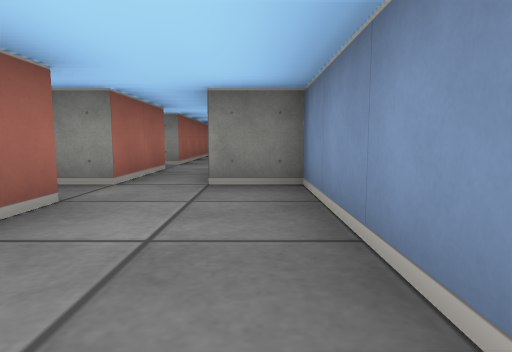
View 1 (above)

21 first-person views from a walk through a cub3D level. The camera is about half as high as the walls, tilts 6° down and sees 75° across. The floor is counted in squares. Each view is taken from the middle of a square. On the plan, view 1 faces up. The plan holds only what a view shows up to about 9 squares ahead; the rest is blank.

View 2
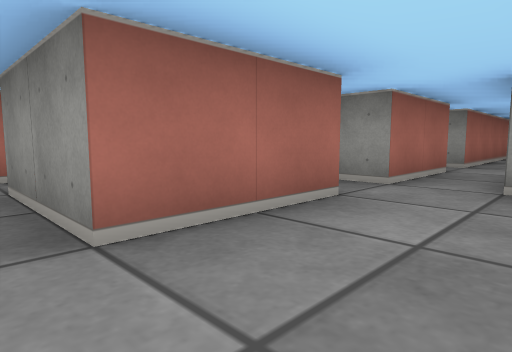

View 3
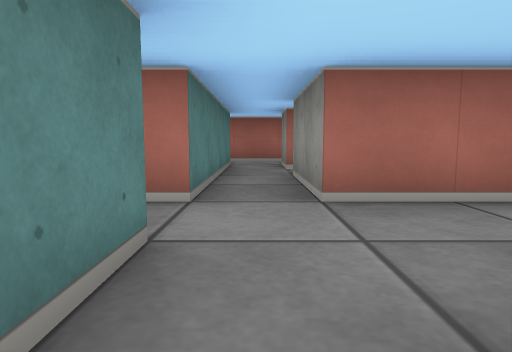

View 4
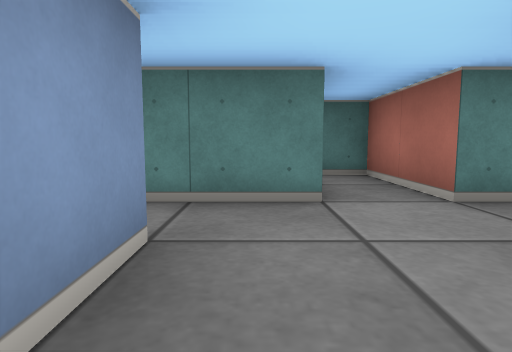

View 5
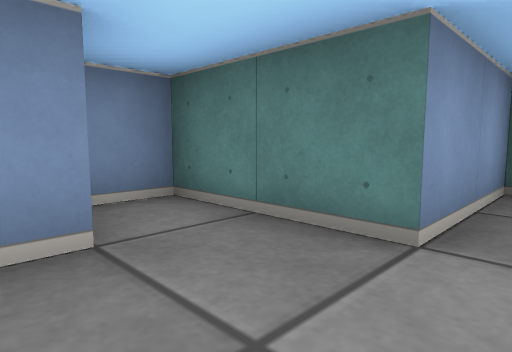

View 6
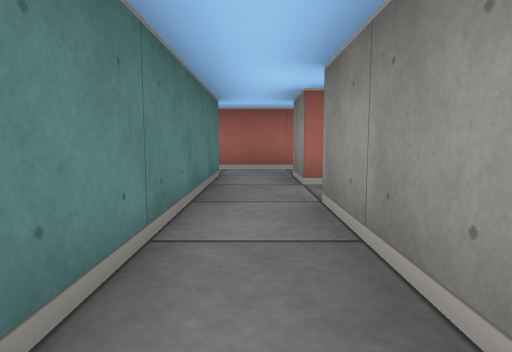

View 7
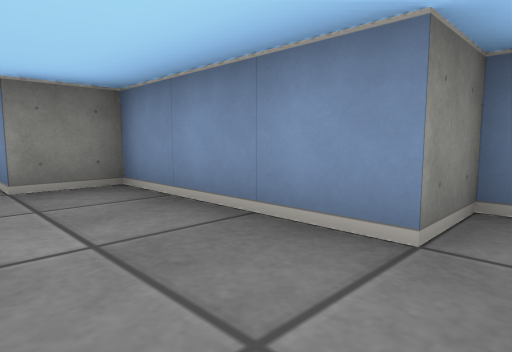

View 8
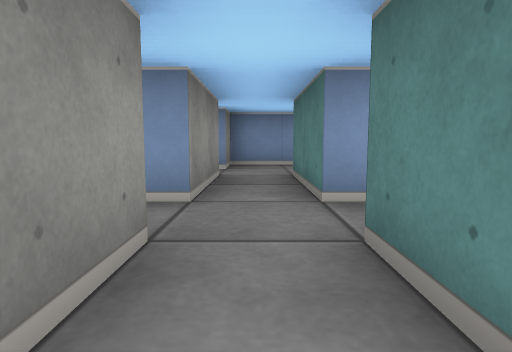

View 9
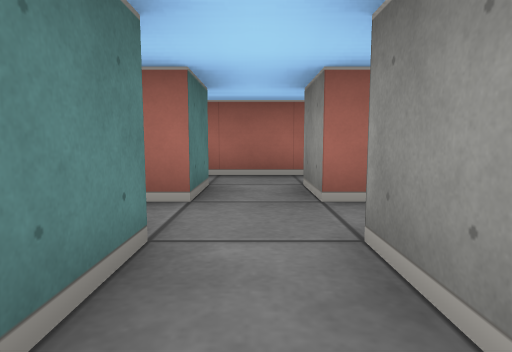

View 10
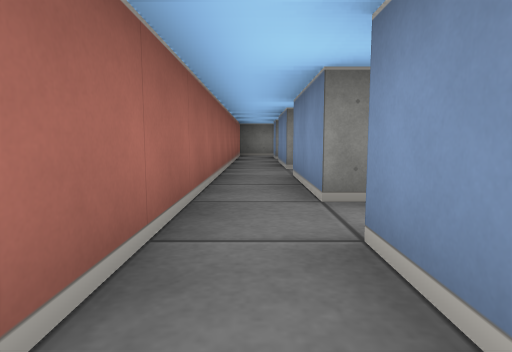

View 11
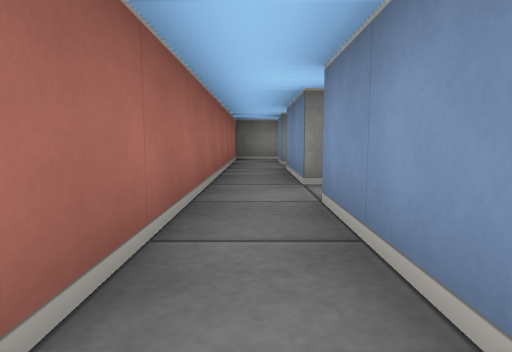

View 12
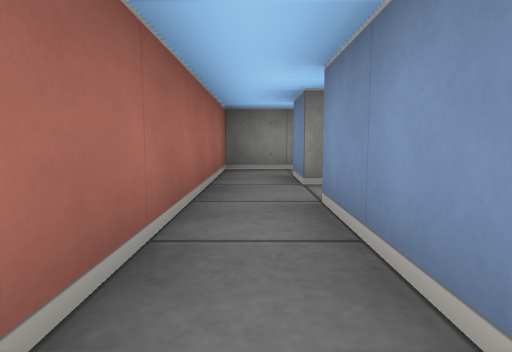

View 13
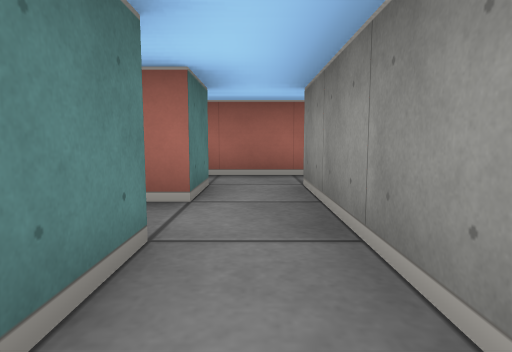

View 14
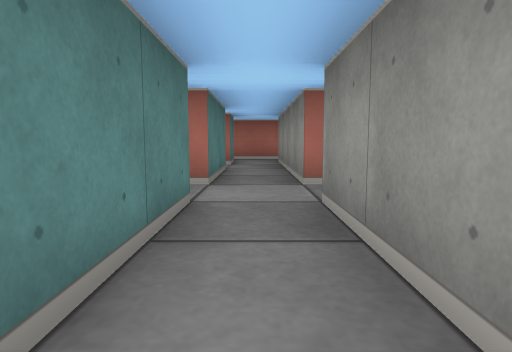

View 15
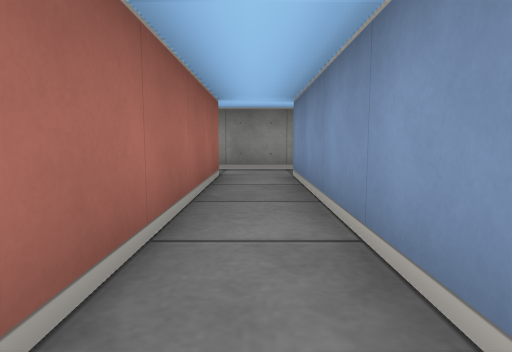

View 16
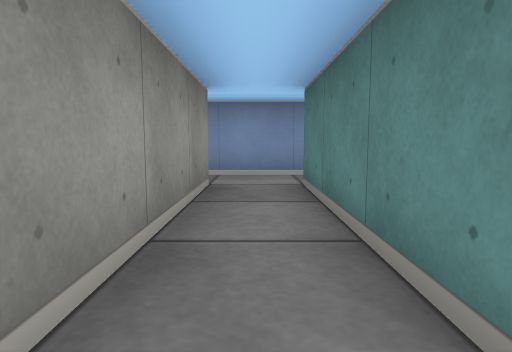

View 17
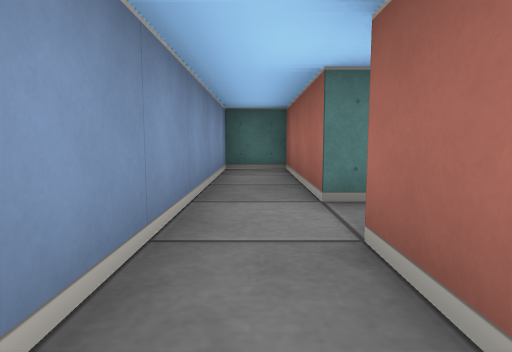

View 18
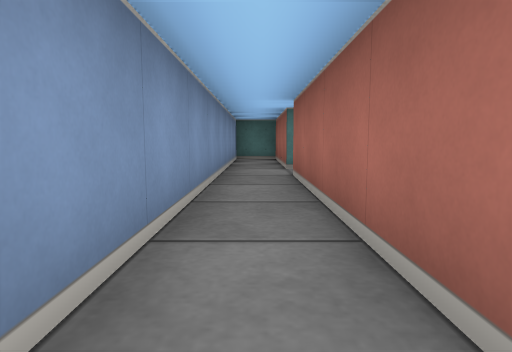

View 19
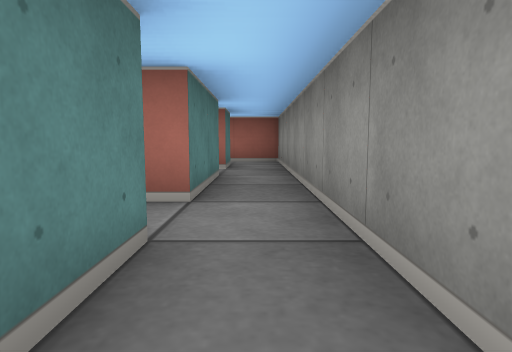

View 20
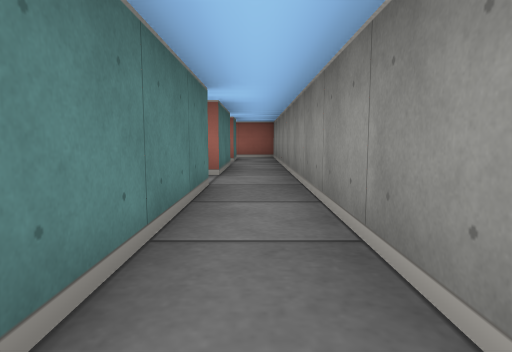

View 21
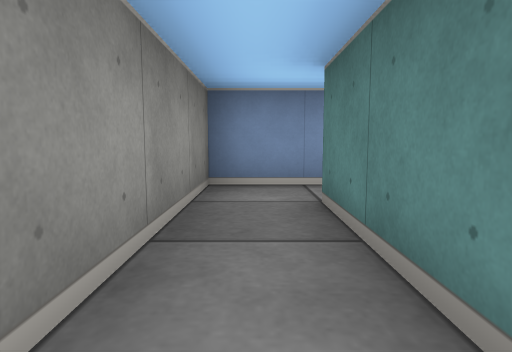

### Floor plan
Points are (right, up) in squares from view 1. A wall is a line through its corners. A room is listed if a view was taken in it or the views show most of it. See-through windows are left out.
Room 1 (views 1, 2, 3, 6, 7)
walls: (-1.5, 0.5) (-3.5, 0.5); (-3.5, -0.5) (-1.5, -0.5) (-1.5, -2.5) (-0.5, -2.5) (-0.5, -0.5) (1.5, -0.5) (1.5, 0.5) (0.5, 0.5)
ways out: opening at (-0.5, 1.5) to room 2; opening at (-2.5, 0) to room 11
Room 2 (views 4, 5, 9)
walls: (-1.5, 3.5) (-3.5, 3.5); (0.5, 0.5) (0.5, 3.5) (-0.5, 3.5); (-3.5, 2.5) (-1.5, 2.5) (-1.5, 0.5)
ways out: opening at (-0.5, 1.5) to room 1; opening at (-1, 4.5) to room 5; opening at (-2.5, 3) to room 10
Room 3 (views 8, 10, 11)
walls: (-5.5, 1.5) (-5.5, 2.5); (-6.5, 3.6) (-6.5, 0.4)
ways out: opening at (-6, 4.5) to room 4; opening at (-5, 3) to room 10; opening at (-6, 1.5) to room 12
Room 4 (view 12)
walls: (-5.5, 3.5) (-5.5, 5.5); (-6.5, 6.6) (-6.5, 3.6)
ways out: opening at (-6, 4.5) to room 3; opening at (-6, 7.5) to room 7; opening at (-5, 6) to room 9
Room 5 (views 13, 14, 15, 16)
walls: (-0.5, 5.5) (2.5, 5.5) (2.5, 2.5) (3.5, 2.5) (3.5, 6.5); (2.5, 6.5) (-0.5, 6.5); (-1.5, 6.5) (-3.5, 6.5); (-0.5, 3.5) (-0.5, 4); (-3.5, 5.5) (-1.5, 5.5) (-1.5, 3.5)
ways out: opening at (-1, 4.5) to room 2; opening at (3, 7) to room 6; opening at (-1, 6) to room 8; opening at (-2.5, 6) to room 9
Room 6 (views 17, 18, 19, 20, 21)
walls: (-0.5, 10.5) (2.5, 10.5) (2.5, 6.5); (3.5, 6.5) (3.5, 11.5) (-0.5, 11.5)
ways out: opening at (3, 7) to room 5; opening at (0, 11) to room 8
Room 7 (no view inside)
walls: (-5.5, 9.5) (-5.5, 10.5) (-4.5, 10.5); (-5.5, 6.5) (-5.5, 8.5); (-3.5, 11.5) (-6.5, 11.5) (-6.5, 6.6)
ways out: opening at (-6, 7.5) to room 4; opening at (-2.5, 11) to room 8
Room 8 (no view inside)
walls: (-0.5, 11.5) (-3.5, 11.5); (-3.5, 10.5) (-1.5, 10.5) (-1.5, 6.5); (-0.5, 6.5) (-0.5, 10.5)
ways out: opening at (-1, 6) to room 5; opening at (0, 11) to room 6; opening at (-2.5, 11) to room 7
Room 9 (no view inside)
walls: (-5.5, 5.5) (-4.5, 5.5) (-4.5, 3.5); (-3.5, 3.5) (-3.5, 3.9); (-3.5, 6.5) (-5.5, 6.5)
ways out: opening at (-5, 6) to room 4; opening at (-2.5, 6) to room 5; opening at (-4, 4.5) to room 10
Room 10 (no view inside)
walls: (-5.5, 2.5) (-4.5, 2.5) (-4.5, 0.5); (-4.5, 3.5) (-5.5, 3.5)
ways out: opening at (-2.5, 3) to room 2; opening at (-5, 3) to room 3; opening at (-4, 4.5) to room 9; opening at (-4, 1.5) to room 11
Room 11 (no view inside)
walls: (-5.5, -0.5) (-3.5, -0.5); (-4.5, 0.5) (-5.5, 0.5)
ways out: opening at (-2.5, 0) to room 1; opening at (-4, 1.5) to room 10; opening at (-5, 0) to room 12
Room 12 (no view inside)
walls: (-6.5, 0.4) (-6.5, -0.6)
ways out: opening at (-6, 1.5) to room 3; opening at (-5, 0) to room 11; opening at (-6, -1.5)

Positions as (right, up) in squares from view 1, and headings:
1: (0, 0), facing up
2: (0, 0), facing up-left
3: (1, 0), facing left
4: (0, 2), facing down
5: (-1, 1), facing down-right
6: (-1, 0), facing left
7: (-1, 0), facing up-right
8: (-6, 3), facing right
9: (-2, 3), facing left
10: (-6, 1), facing up
11: (-6, 3), facing up
12: (-6, 6), facing up
13: (-2, 6), facing left
14: (2, 6), facing left
15: (-1, 6), facing up
16: (-1, 6), facing right
17: (3, 8), facing down
18: (3, 11), facing down
19: (1, 11), facing left
20: (3, 11), facing left
21: (0, 11), facing right
